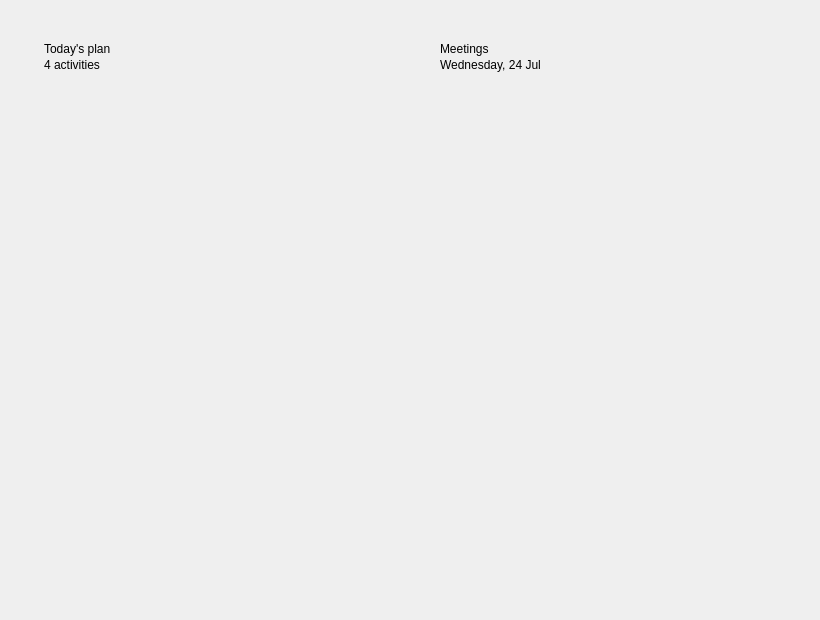
<?xml version='1.0' encoding='utf-8'?>
<ui version="4.0">
 <class>MainWindow</class>
 <widget class="QMainWindow" name="MainWindow">
  <property name="geometry">
   <rect>
    <x>0</x>
    <y>0</y>
    <width>820</width>
    <height>620</height>
   </rect>
  </property>
  <property name="windowTitle">
   <string>QCustomAgendaList — preview</string>
  </property>
  <widget class="QWidget" name="centralwidget">
   <layout class="QHBoxLayout" name="cardsRow" stretch="1,1">
    <property name="spacing">
     <number>20</number>
    </property>
    <property name="leftMargin">
     <number>24</number>
    </property>
    <property name="topMargin">
     <number>24</number>
    </property>
    <property name="rightMargin">
     <number>24</number>
    </property>
    <property name="bottomMargin">
     <number>24</number>
    </property>
    <item>
     <widget class="QFrame" name="planCard">
      <property name="frameShape">
       <enum>QFrame::NoFrame</enum>
      </property>
      <layout class="QVBoxLayout" name="planLayout">
       <property name="spacing">
        <number>2</number>
       </property>
       <property name="leftMargin">
        <number>20</number>
       </property>
       <property name="topMargin">
        <number>18</number>
       </property>
       <property name="rightMargin">
        <number>12</number>
       </property>
       <property name="bottomMargin">
        <number>18</number>
       </property>
       <item>
        <widget class="QLabel" name="planTitle">
         <property name="text">
          <string>Today's plan</string>
         </property>
        </widget>
       </item>
       <item>
        <widget class="QLabel" name="planSub">
         <property name="text">
          <string>4 activities</string>
         </property>
        </widget>
       </item>
       <item>
        <spacer name="planSpacer">
         <property name="orientation">
          <enum>Qt::Vertical</enum>
         </property>
         <property name="sizeType">
          <enum>QSizePolicy::Fixed</enum>
         </property>
         <property name="sizeHint" stdset="0">
          <size>
           <width>0</width>
           <height>8</height>
          </size>
         </property>
        </spacer>
       </item>
       <item>
        <widget class="QScrollArea" name="planScroll">
         <property name="frameShape">
          <enum>QFrame::NoFrame</enum>
         </property>
         <property name="widgetResizable">
          <bool>true</bool>
         </property>
         <widget class="QCustomAgendaList" name="planAgenda" />
        </widget>
       </item>
      </layout>
     </widget>
    </item>
    <item>
     <widget class="QFrame" name="meetCard">
      <property name="frameShape">
       <enum>QFrame::NoFrame</enum>
      </property>
      <layout class="QVBoxLayout" name="meetLayout">
       <property name="spacing">
        <number>2</number>
       </property>
       <property name="leftMargin">
        <number>20</number>
       </property>
       <property name="topMargin">
        <number>18</number>
       </property>
       <property name="rightMargin">
        <number>12</number>
       </property>
       <property name="bottomMargin">
        <number>18</number>
       </property>
       <item>
        <widget class="QLabel" name="meetTitle">
         <property name="text">
          <string>Meetings</string>
         </property>
        </widget>
       </item>
       <item>
        <widget class="QLabel" name="meetSub">
         <property name="text">
          <string>Wednesday, 24 Jul</string>
         </property>
        </widget>
       </item>
       <item>
        <spacer name="meetSpacer">
         <property name="orientation">
          <enum>Qt::Vertical</enum>
         </property>
         <property name="sizeType">
          <enum>QSizePolicy::Fixed</enum>
         </property>
         <property name="sizeHint" stdset="0">
          <size>
           <width>0</width>
           <height>8</height>
          </size>
         </property>
        </spacer>
       </item>
       <item>
        <widget class="QScrollArea" name="meetScroll">
         <property name="frameShape">
          <enum>QFrame::NoFrame</enum>
         </property>
         <property name="widgetResizable">
          <bool>true</bool>
         </property>
         <widget class="QCustomAgendaList" name="meetAgenda" />
        </widget>
       </item>
      </layout>
     </widget>
    </item>
   </layout>
  </widget>
 </widget>
 <customwidgets>
  <customwidget>
   <class>QCustomAgendaList</class>
   <extends>QWidget</extends>
   <header location="global">Custom_Widgets.QCustomAgendaList.h</header>
  </customwidget>
 <customwidget><class>QPushButton</class><extends>QPushButton</extends><header location="global">Custom_Widgets.Theme.h</header><container>1</container></customwidget><customwidget><class>QLabel</class><extends>QLabel</extends><header location="global">Custom_Widgets.Theme.h</header><container>1</container></customwidget></customwidgets>
 <connections />
</ui>
